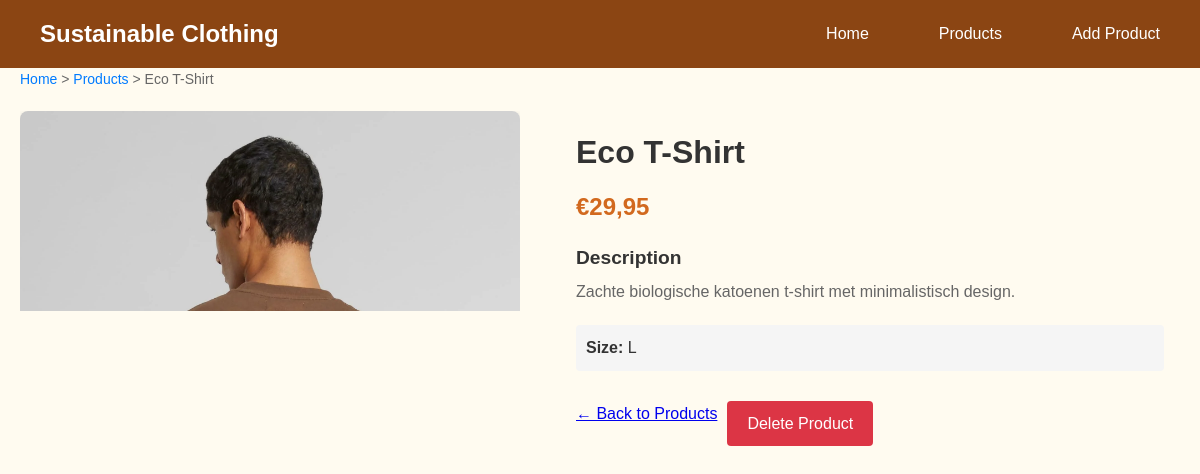
The page /product-detail.php?id=2 on the database its author committed.
### tables this page shows
CREATE TABLE producten (
    id INTEGER PRIMARY KEY AUTOINCREMENT NOT NULL,
    naam TEXT NOT NULL,
    omschrijving TEXT,
    maat TEXT CHECK(maat IN ('XS', 'S', 'M', 'L', 'XL')),
    afbeelding TEXT,
    prijs INTEGER
);

### product-detail.php (called while the page is built, shortened)
<?php
require_once 'config/database.php';
$product_id = (int) $_GET['id'];
try {
    $pdo = connectDatabase();
    $stmt = $pdo->prepare("SELECT * FROM producten WHERE id = ?");
    $stmt->execute([$product_id]);
    $product = $stmt->fetch();
} catch (PDOException $e) {
    error_log('Product detail database error: ' . $e->getMessage());
    $product = null;
    $error_message = 'Error loading product details.';
}
include 'product-detail_view.php';
?>

### config/database.php (called while the page is built, shortened)
<?php
function formatPrice($priceInCents) {
    return '€' . number_format($priceInCents / 100, 2, ',', '.');
}
?>

### product-detail_view.php (the view, shortened to what this page needs)
<!DOCTYPE html>
<html lang="en">
<head>
    <link rel="stylesheet" href="css/simple-style.css">
</head>
<body>
    <nav>
        <div class="nav-container">
            <h1><a href="index.php">Sustainable Clothing</a></h1>
            <ul>
                <li><a href="index.php">Home</a></li>
                <li><a href="products.php">Products</a></li>
                <li><a href="add-product.php">Add Product</a></li>
            </ul>
        </div>
    </nav>
    <div class="container">
        <div class="breadcrumb">
            <a href="index.php">Home</a> >
            <a href="products.php">Products</a> >
            <?php echo htmlspecialchars($product['naam']); ?>
        </div>
        <div class="product-detail">
            <div class="product-image">
                <?php if ($product['afbeelding'] && file_exists('uploads/' . $product['afbeelding'])): ?>
                    <img src="uploads/<?php echo htmlspecialchars($product['afbeelding']); ?>"
                         alt="<?php echo htmlspecialchars($product['naam']); ?>">
                <?php else: ?>
                    <div class="no-image">No Image Available</div>
                <?php endif; ?>
            </div>
            <div class="product-info">
                <h1><?php echo htmlspecialchars($product['naam']); ?></h1>
                <p class="price"><?php echo formatPrice($product['prijs']); ?></p>
                <?php if ($product['omschrijving']): ?>
                    <div class="description">
                        <h3>Description</h3>
                        <p><?php echo nl2br(htmlspecialchars($product['omschrijving'])); ?></p>
                    </div>
                <?php endif; ?>
                <?php if ($product['maat']): ?>
                    <div class="size">
                        <strong>Size:</strong> <?php echo htmlspecialchars($product['maat']); ?>
                    </div>
                <?php endif; ?>
                <div class="product-actions">
                    <a href="products.php" class="btn-secondary">← Back to Products</a>
                    <a href="delete-product.php?id=<?php echo $product['id']; ?>" class="btn-danger">Delete Product</a>
                </div>
            </div>
        </div>
    </div>
</body>
</html>

### css/simple-style.css (style rules this page uses)
* { margin: 0; padding: 0; box-sizing: border-box; }
body { font-family: Arial, sans-serif; line-height: 1.6; color: #333; background-color: #fffbf0; }
.container { max-width: 1200px; margin: 0 auto; padding: 0 20px; }
nav { background-color: #8B4513; padding: 15px 0; }
.nav-container { max-width: 1200px; margin: 0 auto; padding: 0 20px; display: flex; justify-content: space-between; align-items: center; }
.nav-container h1 a { color: white; text-decoration: none; font-size: 1.5rem; }
nav ul { list-style: none; display: flex; justify-content: center; gap: 30px; margin: 0; padding: 0; }
nav a { color: white; text-decoration: none; padding: 10px 20px; border-radius: 5px; font-size: 16px; }
.product-image { height: 200px; overflow: hidden; }
.product-image img { width: 100%; height: 100%; object-fit: cover; }
.product-info { padding: 1rem; }
.product-info h3 { font-size: 1.2rem; color: #333; margin-bottom: 0.5rem; line-height: 1.2; }
.price { font-size: 1.1rem; font-weight: bold; color: #333; }
.product-actions { display: flex; gap: 0.5rem; }
.breadcrumb { margin-bottom: 20px; color: #666; font-size: 14px; }
.breadcrumb a { color: #007bff; text-decoration: none; }
.product-detail { display: flex; gap: 40px; margin-top: 20px; }
.product-image { flex: 1; max-width: 500px; }
.product-image img { width: 100%; height: auto; border-radius: 8px; box-shadow: 0 2px 8px rgba(0,0,0,0.1); }
.product-info { flex: 1; }
.product-info h1 { font-size: 32px; margin-bottom: 10px; color: #333; }
.price { font-size: 24px; font-weight: bold; color: #D2691E; margin-bottom: 20px; }
.description { margin-bottom: 20px; }
.description h3 { margin-bottom: 10px; color: #333; }
.description p { line-height: 1.6; color: #666; }
.size { margin-bottom: 20px; padding: 10px; background-color: #f5f5f5; border-radius: 4px; }
.product-actions { display: flex; gap: 10px; margin-top: 30px; }
.btn-danger { background-color: #dc3545; color: white; padding: 10px 20px; border: none; border-radius: 4px; text-decoration: none; display: inline-block; cursor: pointer; transition: background-color 0.3s; }

### rows shown on the page
producten: naam "Eco T-Shirt", afbeelding (picture), prijs "€29,95", omschrijving "Zachte biologische katoenen t-shirt met minimalistisch design.", maat "L"
